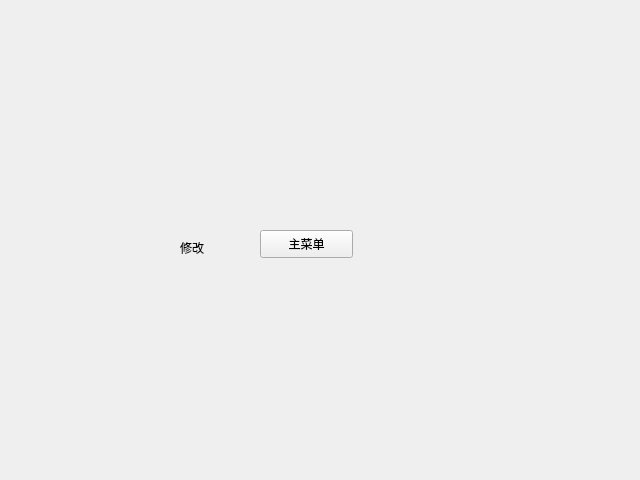
<?xml version="1.0" encoding="UTF-8"?>
<ui version="4.0">
 <class>ModifyWidget</class>
 <widget class="QWidget" name="ModifyWidget">
  <property name="geometry">
   <rect>
    <x>0</x>
    <y>0</y>
    <width>640</width>
    <height>480</height>
   </rect>
  </property>
  <property name="windowTitle">
   <string>Form</string>
  </property>
  <widget class="QPushButton" name="returnButton">
   <property name="geometry">
    <rect>
     <x>260</x>
     <y>230</y>
     <width>93</width>
     <height>28</height>
    </rect>
   </property>
   <property name="text">
    <string>主菜单</string>
   </property>
  </widget>
  <widget class="QLabel" name="label">
   <property name="geometry">
    <rect>
     <x>180</x>
     <y>240</y>
     <width>72</width>
     <height>15</height>
    </rect>
   </property>
   <property name="text">
    <string>修改</string>
   </property>
  </widget>
 </widget>
 <resources/>
 <connections/>
</ui>
